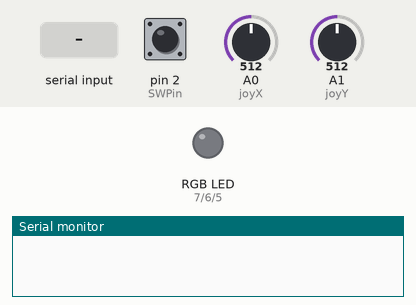
The sketch below on a simulated Arduino Uno, built with avr-gcc and run on an emulated ATmega328P. On the bench: an RGB LED mixed from three pins (HIGH = lit), the last lines printed to the serial monitor. The inputs (shaded band) are chosen by the test bench; at power-on: pin 2 (SWPin) HIGH, A0 (joyX) = 512, A1 (joyY) = 512.

Above: at 1.2 s.
1.3 s: "90,45,200\n" received over Serial
At 2.5 s:
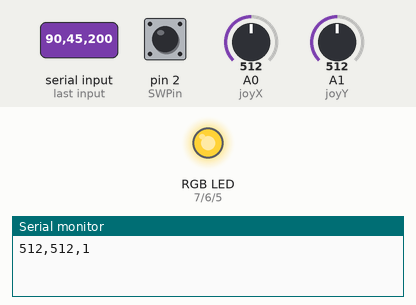
2.8 s: "30,150,10\n" received over Serial
At 3.8 s:
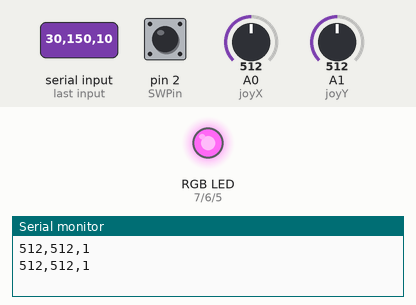
4.3 s: "1,90,45\n" received over Serial
At 4.9 s:
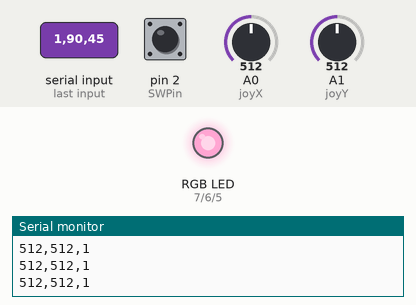
Timing chart, 0 to 7.3 s (numbered marks = the images above; inputs shaded):
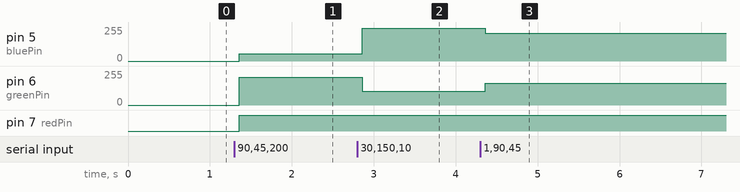

Measured:
- after the input at 1.3 s, pin 5 (bluePin): 0/255 → 55/255 after 0.06 s; pin 6 (greenPin): 0/255 → 210/255 after 0.06 s; pin 7 (redPin): LOW → HIGH after 0.06 s
- after the input at 2.8 s, pin 5 (bluePin): 55/255 → 245/255 after 0.06 s; pin 6 (greenPin): 210/255 → 105/255 after 0.06 s
- after the input at 4.3 s, pin 5 (bluePin): 245/255 → 210/255 after 0.06 s; pin 6 (greenPin): 105/255 → 165/255 after 0.06 s

The sketch:

ardunio.ino
```cpp
//https://youtu.be/ZAcpYT4nm6E

// pins for the LEDs:
const int redPin = 7;
const int greenPin = 6;
const int bluePin = 5;
const int joyX = A0;
const int joyY = A1;
const int SWPin = 2;

int buttonState = 1;

void setup() {
  // initialize serial:
  Serial.begin(9600);
  // make the pins outputs:
  pinMode(redPin, OUTPUT);
  pinMode(greenPin, OUTPUT);
  pinMode(bluePin, OUTPUT);
  pinMode(joyX, INPUT);
  pinMode(joyY, INPUT);
  pinMode(SWPin, INPUT);
  digitalWrite(SWPin, HIGH);
}

void loop() {
  // if there's any serial available, read it:

  while (Serial.available() > 0) {
    //buttonState = digitalRead(SWPin);

    int xValue = analogRead(joyX);
    int yValue = analogRead(joyY);
    int red = Serial.parseInt();
    int green = Serial.parseInt();
    int blue = Serial.parseInt();

    Serial.print(xValue);
    Serial.print(",");
    Serial.print(yValue);
    Serial.print(",");
    Serial.println(digitalRead(SWPin));
    delay(50);
    if (Serial.read() == '\n') {
      red = 255 - constrain(red, 0, 255);
      green = 255 - constrain(green, 0, 255);
      blue = 255 - constrain(blue, 0, 255);
      analogWrite(redPin, red);
      analogWrite(greenPin, green);
      analogWrite(bluePin, blue);
    }

  }
}
```
